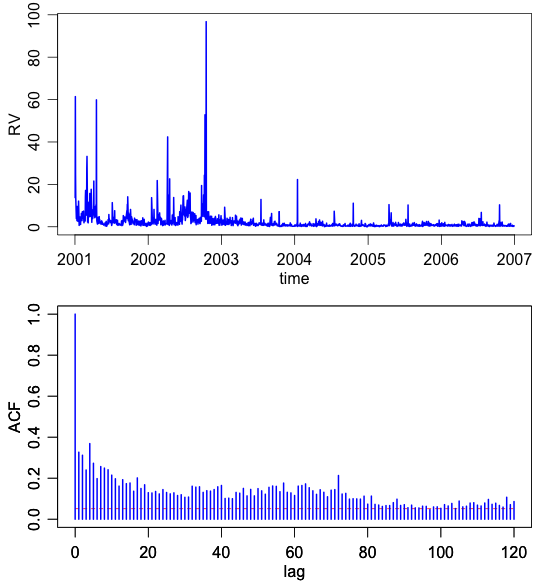

Here is the R script that generated this plot:
# clear history
rm(list = ls(all = TRUE))
graphics.off()

# load data
ibm = read.table("ibm.dat", header = F, col.names = c("date", "rv", "returns"))

# if save output as pdf
# pdf(file='rv_ts_acf.pdf',paper='special',width=6,height=6)
op        = par(no.readonly = TRUE)
par(mgp   = c(1.75, 0.75, 0))
par(mar   = c(3, 3, 0.7, 0.7))
par(mfrow = c(2, 1))
plot(as.Date(as.character(ibm$date), "%Y%m%d"), ibm$rv, type = "l", xlab = "time", 
     ylab = "RV", lwd = 2, col = "blue")

# plots the lower panel
acfData   = acf(ibm$rv, lag.max = 120, type = "correlation", plot = FALSE)
conf      = 2/sqrt(length(ibm$rv))
plot(acfData$lag, array(data = conf, dim = length(acfData$lag)), type = "l", xlab = "lag", 
     ylab = "ACF", lwd = 1, col = "red", lty = 2, ylim = c(0, 1))
par(new   = T)
plot(acfData$lag, acfData$acf, type = "h", xlab = "lag", ylab = "ACF", lwd = 2, col = "blue", 
     ylim = c(0, 1)) 
